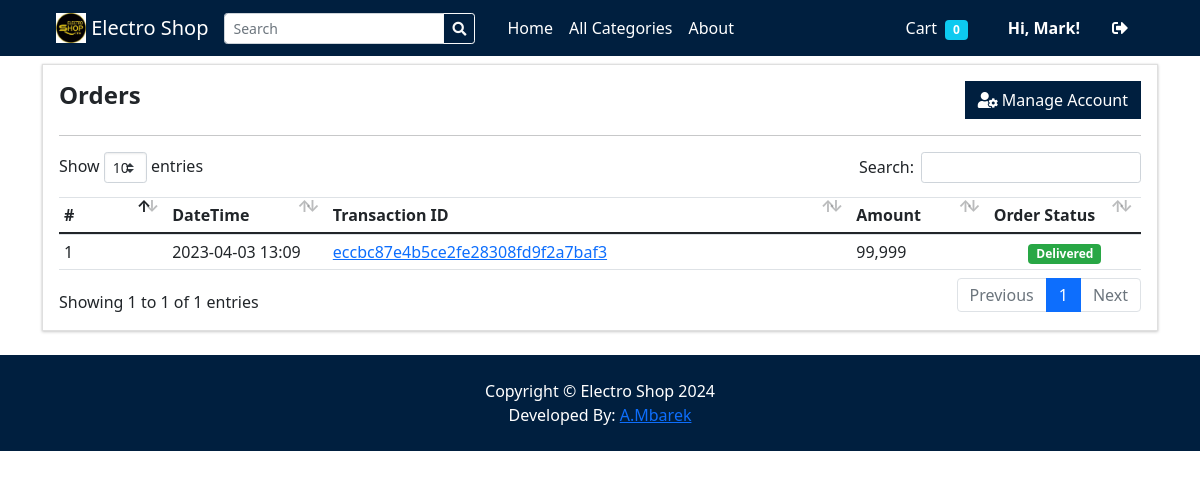
The app's page /?p=my_account (signed in) with its own data.
### tables this page shows
CREATE TABLE `orders` (
  `id` int(30) NOT NULL,
  `client_id` int(30) NOT NULL,
  `delivery_address` text NOT NULL,
  `payment_method` varchar(100) NOT NULL,
  `order_type` tinyint(1) NOT NULL COMMENT '1= pickup,2= deliver',
  `amount` double NOT NULL,
  `status` tinyint(2) NOT NULL DEFAULT 0,
  `paid` tinyint(1) NOT NULL DEFAULT 0,
  `date_created` datetime NOT NULL DEFAULT current_timestamp(),
  `date_updated` datetime DEFAULT NULL ON UPDATE current_timestamp()
);

### classes/DBConnection.php (called while the page is built, shortened)
<?php
class DBConnection{
    private $host = DB_SERVER;
    private $username = DB_USERNAME;
    private $password = DB_PASSWORD;
    private $database = DB_NAME;
    public $conn;
    public function __construct(){
        if (!isset($this->conn)) {
            $this->conn = new mysqli($this->host, $this->username, $this->password, $this->database);
        }
    }
}
?>

### classes/SystemSettings.php (called while the page is built, shortened)
<?php
class SystemSettings extends DBConnection{
	function userdata($field = ''){
		if(!empty($field)){
			if(isset($_SESSION['userdata'][$field]))
				return $_SESSION['userdata'][$field];
			else
				return null;
		}else{
			return false;
		}
	}
}
$_settings = new SystemSettings();
?>

### my_account.php (the view, shortened to what this page needs)
<section class="py-2">
    <div class="container">
        <div class="card rounded-0">
            <div class="card-body">
                <div class="w-100 justify-content-between d-flex">
                    <h4><b>Orders</b></h4>
                    <a href="./?p=edit_account" class="btn btn btn-default btn-flat bg-navy"><div class="fa fa-user-cog"></div> Manage Account</a>
                </div>
                    <hr class="border-warning">
                    <table class="table table-stripped text-dark">
                        <colgroup>
                            <col width="10%">
                            <col width="15">
                            <col width="25">
                            <col width="25">
                            <col width="15">
                        </colgroup>
                        <thead>
                            <tr>
                                <th>#</th>
                                <th>DateTime</th>
                                <th>Transaction ID</th>
                                <th>Amount</th>
                                <th>Order Status</th>
                            </tr>
                        </thead>
                        <tbody>
                            <?php
                                $i = 1;
                                $qry = $conn->query("SELECT o.*,concat(c.firstname,' ',c.lastname) as client from `orders` o inner join clients c on c.id = o.client_id where o.client_id = '".$_settings->userdata('id')."' order by unix_timestamp(o.date_created) desc ");
                                while($row = $qry->fetch_assoc()):
                            ?>
                                <tr>
                                    <td><?php echo $i++ ?></td>
                                    <td><?php echo date("Y-m-d H:i",strtotime($row['date_created'])) ?></td>
                                    <td><a href="javascript:void(0)" class="view_order" data-id="<?php echo $row['id'] ?>"><?php echo md5($row['id']); ?></a></td>
                                    <td><?php echo number_format($row['amount']) ?> </td>
                                    <td class="text-center">
                                            <?php if($row['status'] == 0): ?>
                                                <span class="badge badge-light text-dark">Pending</span>
                                            <?php elseif($row['status'] == 1): ?>
                                                <span class="badge badge-primary">Packed</span>
                                            <?php elseif($row['status'] == 2): ?>
                                                <span class="badge badge-warning">Out for Delivery</span>
                                            <?php elseif($row['status'] == 3): ?>
                                                <span class="badge badge-success">Delivered</span>
                                            <?php else: ?>
                                                <span class="badge badge-danger">Cancelled</span>
                                            <?php endif; ?>
                                        </td>
                                    </tr>
                            <?php endwhile; ?>
                        </tbody>
                    </table>
            </div>
        </div>
    </div>
</section>

### records on screen
orders: date_created "2023-04-03 13:09", id "eccbc87e4b5ce2fe28308fd9f2a7baf3", amount "99,999", status "Delivered"

### other values on screen
$_settings->info('short_name') "Electro Shop"
$_settings->userdata('firstname') "Mark"
